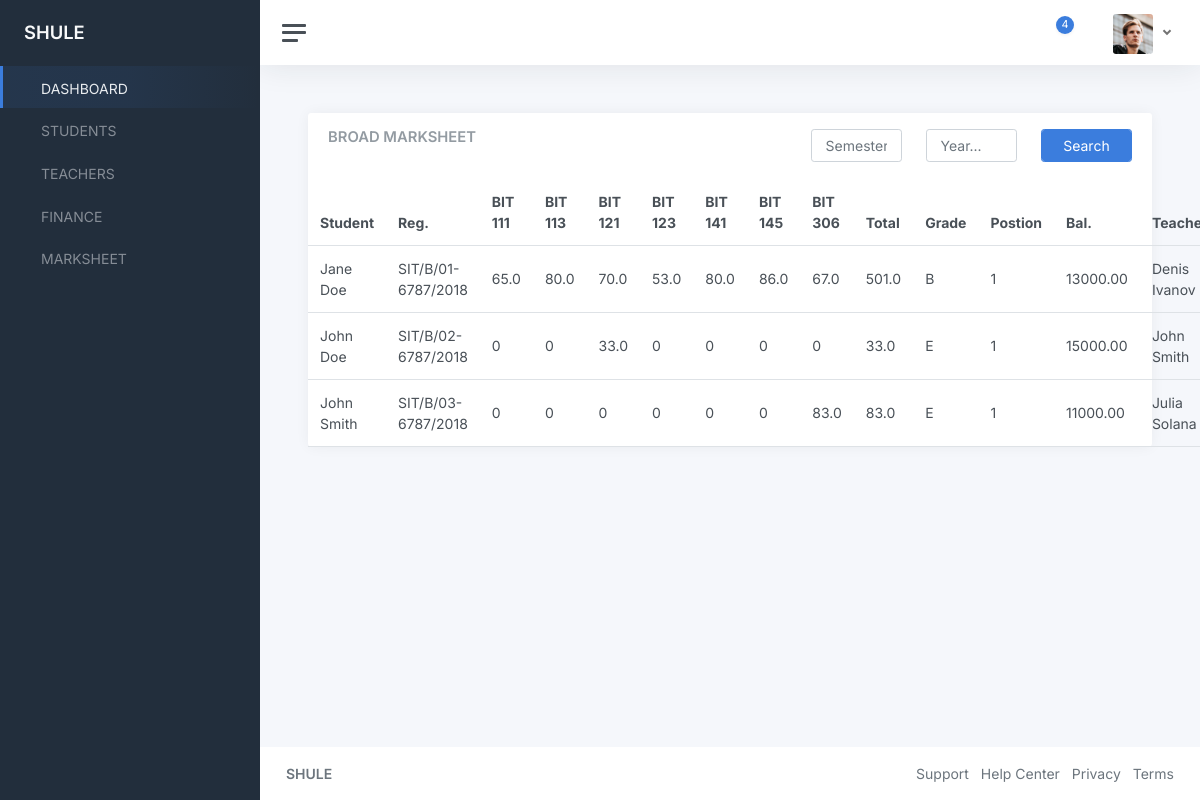
Page /marksheet/ on the committed database.
### students/models.py (models this page shows, shortened)
class Student(models.Model):
    user = models.OneToOneField(User, on_delete=models.CASCADE)
    name = models.CharField(max_length=255)
    reg_number = models.CharField(max_length=255)
    birth_date = models.DateField()
    admission_date = models.DateField()
    current_year = models.CharField(max_length=255)
    class_teacher = models.ForeignKey(to="teachers.Teacher", on_delete=models.SET_NULL, null=True)
    @property
    def bit_111(self):
        result = Result.objects.filter(student_id=self.id, unit__unit_code='BIT 111').first()
        if result is not None:
            return result.total
        return 0
    @property
    def bit_113(self):
        result = Result.objects.filter(student_id=self.id, unit__unit_code='BIT 113').first()
        if result is not None:
            return result.total
        return 0
    @property
    def bit_121(self):
        result = Result.objects.filter(student_id=self.id, unit__unit_code='BIT 121').first()
        if result is not None:
            return result.total
        return 0
    @property
    def bit_123(self):
        result = Result.objects.filter(
            student_id=self.id, unit__unit_code='BIT 123').first()
        if result is not None:
            return result.total
        return 0
    @property
    def bit_141(self):
        result = Result.objects.filter(
            student_id=self.id, unit__unit_code='BIT 141').first()
        if result is not None:
            return result.total
        return 0
    @property
    def bit_145(self):
        result = Result.objects.filter(
            student_id=self.id, unit__unit_code='BIT 145').first()
        if result is not None:
            return result.total
        return 0
    @property
    def bit_306(self):
        result = Result.objects.filter(
            student_id=self.id, unit__unit_code='BIT 306').first()
        if result is not None:
            return result.total
        return 0
    @property
    def total(self):
        return self.bit_306 + self.bit_145 + self.bit_141 + self.bit_123 + self.bit_121 + self.bit_113 + self.bit_111
    @property
    def grade(self):
        grade = ''
        avg = self.total / 7
        if avg >= 75:
            grade = 'A'
        elif avg >= 65 and avg <= 75:
            grade = 'B'
        elif avg >= 55 and avg <= 64:
            grade = 'C'
        elif avg >= 40 and avg <= 54:
            grade = 'D'
        elif avg >= 0 and avg <= 39:
            grade = 'E'
        return grade
    @property
    def fee_balance(self):
        fee = self.fee_set.all().first()
        return fee.balance

### core/models.py (models this page shows, shortened)
class Result(models.Model):
    student = models.ForeignKey(to="students.Student", on_delete=models.CASCADE)
    unit = models.ForeignKey(Unit, on_delete=models.CASCADE)
    cat = models.FloatField(default=0)
    exam = models.FloatField(default=0)
    total = models.FloatField(null=True, blank=True)

### finance/models.py (models this page shows, shortened)
class Fee(models.Model):
    student = models.ForeignKey(Student, on_delete=models.CASCADE)
    invoice = models.DecimalField(max_digits=20, decimal_places=2)
    semester = models.CharField(max_length=255, choices=SEMESTER_CHOICES)
    balance = models.DecimalField(max_digits=20, decimal_places=2, null=True)

### teachers/models.py (models this page shows)
class Teacher(models.Model):
    user = models.OneToOneField(User, on_delete=models.CASCADE)
    name = models.CharField(max_length=255)
    employment_number = models.CharField(max_length=255)
    employment_date = models.DateField(null=True)
    def __str__(self):
        return self.name

### core/views.py (the view)
# urls.py: path("marksheet/", views.marksheet, name="marksheet"),
def marksheet(request):
    students = Student.objects.all()
    context = {
        "students": students
    }
    return render(request, "marksheet.html", context)

### templates/marksheet.html (shortened to what this page needs)
{% extends "base.html" %}
{% block content %}
<main class="content">
    <div class="container-fluid p-0">
        <div class="row">
            <div class="col-12 col-lg-12 col-xxl-12 d-flex">
                <div class="card flex-fill">
                    <div class="card-header">
                        <div class="row">
                            <div class="col-7">
                                <h5 class="card-title mb-0">BROAD MARKSHEET</h5>
                            </div>
                            <div class="col-5">
                                <form method="POST">
                                    <div class="row">
                                        <div class="col-4">
                                            <input type="text" class="form-control" name="semester" id="semester"
                                                placeholder="Semester..." />
                                        </div>
                                        <div class="col-4">
                                            <input type="text" class="form-control" name="year" id="year" placeholder="Year..." />
                                        </div>
                                        <div class="col-4">
                                            <div class="form-group">
                                                <input type="submit" class="form-control btn btn-primary"
                                                    value="Search">
                                            </div>
                                        </div>
                                    </div>
                                </form>
                            </div>
                        </div>
                    </div>
                    <table class="table table-hover my-0">
                        <thead>
                            <tr>
                                <th>Student</th>
                                <th>Reg.</th>
                                <th>BIT 111</th>
                                <th>BIT 113</th>
                                <th>BIT 121</th>
                                <th>BIT 123</th>
                                <th>BIT 141</th>
                                <th>BIT 145</th>
                                <th>BIT 306</th>
                                <th>Total</th>
                                <th>Grade</th>
                                <th>Postion</th>
                                <th>Bal.</th>
                                <th>Teacher</th>
                            </tr>
                        </thead>
                        <tbody>
                            {% for student in students %}
                            <tr>
                                <td>{{student.name}}</td>
                                <td>{{student.reg_number}}</td>
                                <td>{{student.bit_111}}</td>
                                <td>{{student.bit_113}}</td>
                                <td>{{student.bit_121}}</td>
                                <td>{{student.bit_123}}</td>
                                <td>{{student.bit_141}}</td>
                                <td>{{student.bit_145}}</td>
                                <td>{{student.bit_306}}</td>
                                <td>{{student.total}}</td>
                                <td>{{student.grade}}</td>
                                <td>1</td>
                                <td>{{student.fee_balance}}</td>
                                <td>{{student.class_teacher}}</td>
                            </tr>
                            {% endfor %}
                        </tbody>
                    </table>
                </div>
            </div>
        </div>
    </div>
</main>
{% endblock content %}

### templates/base.html (shortened to what this page needs)
{% load static %}
<!DOCTYPE html>
<html lang="en">
<head>
	<link href="{% static 'admin/css/app.css' %}" rel="stylesheet">
</head>
<body>
	<div class="wrapper">
		<nav id="sidebar" class="sidebar js-sidebar">
			<div class="sidebar-content js-simplebar">
				<a class="sidebar-brand" href="#">
          <span class="align-middle">SHULE</span>
        </a>
				<ul class="sidebar-nav">
					<li class="sidebar-item active">
						<a class="sidebar-link" href="{% url 'home' %}">
               <span class="align-middle">DASHBOARD</span>
            </a>
					</li>
					<li class="sidebar-item">
						<a class="sidebar-link" href="{% url 'students' %}">
               <span class="align-middle">STUDENTS</span>
            </a>
					</li>
					<li class="sidebar-item">
						<a class="sidebar-link" href="{% url 'teachers' %}">
               <span class="align-middle">TEACHERS</span>
            </a>
					</li>
					<li class="sidebar-item">
						<a class="sidebar-link" href="#">
               <span class="align-middle">FINANCE</span>
            </a>
					</li>
			<li class="sidebar-item">
				<a class="sidebar-link" href="{% url 'marksheet' %}">
					 <span class="align-middle">MARKSHEET</span>
				</a>
			</li>
			</ul>
			</div>
		</nav>
		<div class="main">
			<nav class="navbar navbar-expand navbar-light navbar-bg">
				<a class="sidebar-toggle js-sidebar-toggle">
          <i class="hamburger align-self-center"></i>
        </a>
				<div class="navbar-collapse collapse">
					<ul class="navbar-nav navbar-align">
						<li class="nav-item dropdown">
							<a class="nav-icon dropdown-toggle" href="#" id="alertsDropdown" data-bs-toggle="dropdown">
								<div class="position-relative">
									<span class="indicator">4</span>
								</div>
							</a>
						</li>
						<li class="nav-item dropdown">
							<a class="nav-icon dropdown-toggle" href="#" id="messagesDropdown" data-bs-toggle="dropdown">
							</a>
						</li>
						<li class="nav-item dropdown">
							<a class="nav-link dropdown-toggle d-none d-sm-inline-block" href="#" data-bs-toggle="dropdown">
                <img src="{% static 'admin/img/avatars/avatar.jpg' %}" class="avatar img-fluid rounded me-1" alt="Charles Hall" />
              </a>
						</li>
					</ul>
				</div>
			</nav>
{% block content %}
{% endblock content %}
			<footer class="footer">
				<div class="container-fluid">
					<div class="row text-muted">
						<div class="col-6 text-start">
							<p class="mb-0">
								<a class="text-muted" href="#" target="_blank"><strong>SHULE</strong></a>
							</p>
						</div>
						<div class="col-6 text-end">
							<ul class="list-inline">
								<li class="list-inline-item">
									<a class="text-muted" href="" target="_blank">Support</a>
								</li>
								<li class="list-inline-item">
									<a class="text-muted" href="" target="_blank">Help Center</a>
								</li>
								<li class="list-inline-item">
									<a class="text-muted" href="" target="_blank">Privacy</a>
								</li>
								<li class="list-inline-item">
									<a class="text-muted" href="" target="_blank">Terms</a>
								</li>
							</ul>
						</div>
					</div>
				</div>
			</footer>
		</div>
	</div>
</body>
</html>

### rows in the picture
Student: name "Jane Doe", reg_number "SIT/B/01-6787/2018", bit_111 "65.0", bit_113 "80.0", bit_121 "70.0", bit_123 "53.0", bit_141 "80.0", bit_145 "86.0", bit_306 "67.0", total "501.0", grade "B", fee_balance "13000.00", class_teacher "Denis Ivanov"
Student: name "John Doe", reg_number "SIT/B/02-6787/2018", bit_111 "0", bit_113 "0", bit_121 "33.0", bit_123 "0", bit_141 "0", bit_145 "0", bit_306 "0", total "33.0", grade "E", fee_balance "15000.00", class_teacher "John Smith"
Student: name "John Smith", reg_number "SIT/B/03-6787/2018", bit_111 "0", bit_113 "0", bit_121 "0", bit_123 "0", bit_141 "0", bit_145 "0", bit_306 "83.0", total "83.0", grade "E", fee_balance "11000.00", class_teacher "Julia Solana"
